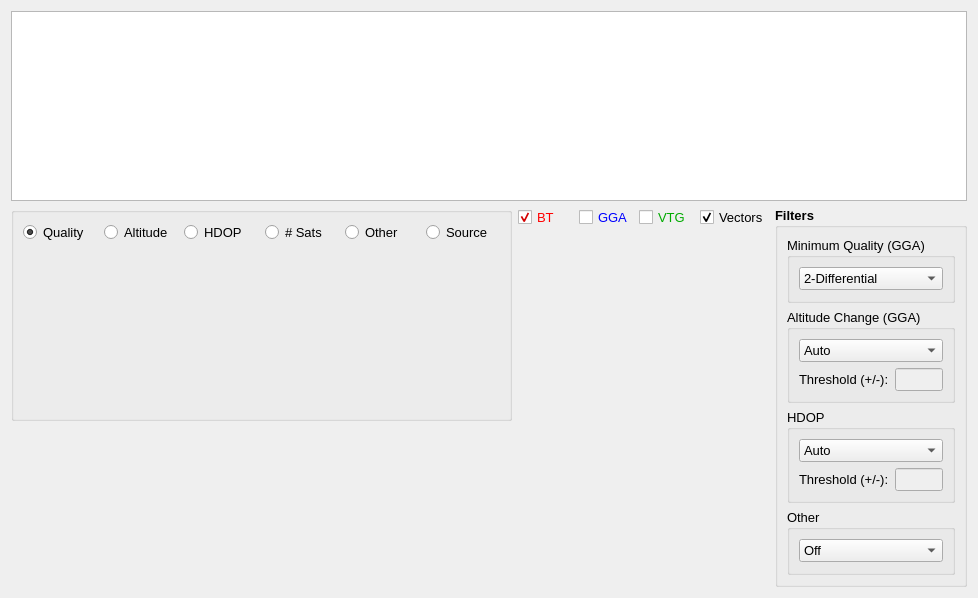
          <widget class="QWidget" name="tab_gps_2_data">
           <attribute name="title">
            <string>Data</string>
           </attribute>
           <layout class="QGridLayout" name="gridLayout_25">
            <item row="0" column="0">
             <layout class="QVBoxLayout" name="verticalLayout_34" stretch="2,4">
              <item>
               <widget class="QTableWidget" name="table_gps">
                <property name="font">
                 <font>
                  <pointsize>10</pointsize>
                 </font>
                </property>
               </widget>
              </item>
              <item>
               <layout class="QHBoxLayout" name="horizontalLayout_27" stretch="6,3,1">
                <item>
                 <layout class="QVBoxLayout" name="verticalLayout_35" stretch="4,3">
                  <item>
                   <widget class="QGroupBox" name="gb_gps_radio">
                    <property name="title">
                     <string/>
                    </property>
                    <layout class="QVBoxLayout" name="verticalLayout_36" stretch="1,4">
                     <item>
                      <layout class="QHBoxLayout" name="horizontalLayout_28">
                       <item>
                        <widget class="QRadioButton" name="rb_gps_quality">
                         <property name="font">
                          <font>
                           <pointsize>10</pointsize>
                          </font>
                         </property>
                         <property name="text">
                          <string>Quality</string>
                         </property>
                         <property name="checked">
                          <bool>true</bool>
                         </property>
                        </widget>
                       </item>
                       <item>
                        <widget class="QRadioButton" name="rb_gps_altitude">
                         <property name="font">
                          <font>
                           <pointsize>10</pointsize>
                          </font>
                         </property>
                         <property name="text">
                          <string>Altitude</string>
                         </property>
                        </widget>
                       </item>
                       <item>
                        <widget class="QRadioButton" name="rb_gps_hdop">
                         <property name="font">
                          <font>
                           <pointsize>10</pointsize>
                          </font>
                         </property>
                         <property name="text">
                          <string>HDOP</string>
                         </property>
                        </widget>
                       </item>
                       <item>
                        <widget class="QRadioButton" name="rb_gps_sats">
                         <property name="font">
                          <font>
                           <pointsize>10</pointsize>
                          </font>
                         </property>
                         <property name="text">
                          <string># Sats</string>
                         </property>
                        </widget>
                       </item>
                       <item>
                        <widget class="QRadioButton" name="rb_gps_other">
                         <property name="font">
                          <font>
                           <pointsize>10</pointsize>
                          </font>
                         </property>
                         <property name="text">
                          <string>Other</string>
                         </property>
                        </widget>
                       </item>
                       <item>
                        <widget class="QRadioButton" name="rb_gps_source">
                         <property name="font">
                          <font>
                           <pointsize>10</pointsize>
                          </font>
                         </property>
                         <property name="text">
                          <string>Source</string>
                         </property>
                        </widget>
                       </item>
                      </layout>
                     </item>
                     <item>
                      <widget class="QWidget" name="graph_gps_top" native="true"/>
                     </item>
                    </layout>
                   </widget>
                  </item>
                  <item>
                   <widget class="QWidget" name="graph_gps_bottom" native="true"/>
                  </item>
                 </layout>
                </item>
                <item>
                 <layout class="QVBoxLayout" name="verticalLayout_37" stretch="1,8">
                  <item>
                   <layout class="QHBoxLayout" name="horizontalLayout_35">
                    <item>
                     <widget class="QCheckBox" name="cb_gps_bt">
                      <property name="palette">
                       <palette>
                        <active>
                         <colorrole role="WindowText">
                          <brush brushstyle="SolidPattern">
                           <color alpha="255">
                            <red>255</red>
                            <green>0</green>
                            <blue>0</blue>
                           </color>
                          </brush>
                         </colorrole>
                         <colorrole role="Text">
                          <brush brushstyle="SolidPattern">
                           <color alpha="255">
                            <red>255</red>
                            <green>0</green>
                            <blue>0</blue>
                           </color>
                          </brush>
                         </colorrole>
                         <colorrole role="PlaceholderText">
                          <brush brushstyle="SolidPattern">
                           <color alpha="128">
                            <red>255</red>
                            <green>0</green>
                            <blue>0</blue>
                           </color>
                          </brush>
                         </colorrole>
                        </active>
                        <inactive>
                         <colorrole role="WindowText">
                          <brush brushstyle="SolidPattern">
                           <color alpha="255">
                            <red>255</red>
                            <green>0</green>
                            <blue>0</blue>
                           </color>
                          </brush>
                         </colorrole>
                         <colorrole role="Text">
                          <brush brushstyle="SolidPattern">
                           <color alpha="255">
                            <red>255</red>
                            <green>0</green>
                            <blue>0</blue>
                           </color>
                          </brush>
                         </colorrole>
                         <colorrole role="PlaceholderText">
                          <brush brushstyle="SolidPattern">
                           <color alpha="128">
                            <red>255</red>
                            <green>0</green>
                            <blue>0</blue>
                           </color>
                          </brush>
                         </colorrole>
                        </inactive>
                        <disabled>
                         <colorrole role="WindowText">
                          <brush brushstyle="SolidPattern">
                           <color alpha="255">
                            <red>120</red>
                            <green>120</green>
                            <blue>120</blue>
                           </color>
                          </brush>
                         </colorrole>
                         <colorrole role="Text">
                          <brush brushstyle="SolidPattern">
                           <color alpha="255">
                            <red>120</red>
                            <green>120</green>
                            <blue>120</blue>
                           </color>
                          </brush>
                         </colorrole>
                         <colorrole role="PlaceholderText">
                          <brush brushstyle="SolidPattern">
                           <color alpha="128">
                            <red>0</red>
                            <green>0</green>
                            <blue>0</blue>
                           </color>
                          </brush>
                         </colorrole>
                        </disabled>
                       </palette>
                      </property>
                      <property name="font">
                       <font>
                        <pointsize>10</pointsize>
                       </font>
                      </property>
                      <property name="text">
                       <string>BT</string>
                      </property>
                      <property name="checked">
                       <bool>true</bool>
                      </property>
                     </widget>
                    </item>
                    <item>
                     <widget class="QCheckBox" name="cb_gps_gga">
                      <property name="palette">
                       <palette>
                        <active>
                         <colorrole role="WindowText">
                          <brush brushstyle="SolidPattern">
                           <color alpha="255">
                            <red>0</red>
                            <green>0</green>
                            <blue>255</blue>
                           </color>
                          </brush>
                         </colorrole>
                        </active>
                        <inactive>
                         <colorrole role="WindowText">
                          <brush brushstyle="SolidPattern">
                           <color alpha="255">
                            <red>0</red>
                            <green>0</green>
                            <blue>255</blue>
                           </color>
                          </brush>
                         </colorrole>
                        </inactive>
                        <disabled>
                         <colorrole role="WindowText">
                          <brush brushstyle="SolidPattern">
                           <color alpha="255">
                            <red>120</red>
                            <green>120</green>
                            <blue>120</blue>
                           </color>
                          </brush>
                         </colorrole>
                        </disabled>
                       </palette>
                      </property>
                      <property name="font">
                       <font>
                        <pointsize>10</pointsize>
                       </font>
                      </property>
                      <property name="text">
                       <string>GGA</string>
                      </property>
                     </widget>
                    </item>
                    <item>
                     <widget class="QCheckBox" name="cb_gps_vtg">
                      <property name="palette">
                       <palette>
                        <active>
                         <colorrole role="WindowText">
                          <brush brushstyle="SolidPattern">
                           <color alpha="255">
                            <red>0</red>
                            <green>170</green>
                            <blue>0</blue>
                           </color>
                          </brush>
                         </colorrole>
                        </active>
                        <inactive>
                         <colorrole role="WindowText">
                          <brush brushstyle="SolidPattern">
                           <color alpha="255">
                            <red>0</red>
                            <green>170</green>
                            <blue>0</blue>
                           </color>
                          </brush>
                         </colorrole>
                        </inactive>
                        <disabled>
                         <colorrole role="WindowText">
                          <brush brushstyle="SolidPattern">
                           <color alpha="255">
                            <red>120</red>
                            <green>120</green>
                            <blue>120</blue>
                           </color>
                          </brush>
                         </colorrole>
                        </disabled>
                       </palette>
                      </property>
                      <property name="font">
                       <font>
                        <pointsize>10</pointsize>
                       </font>
                      </property>
                      <property name="text">
                       <string>VTG</string>
                      </property>
                     </widget>
                    </item>
                    <item>
                     <widget class="QCheckBox" name="cb_gps_vectors">
                      <property name="font">
                       <font>
                        <pointsize>10</pointsize>
                       </font>
                      </property>
                      <property name="text">
                       <string>Vectors</string>
                      </property>
                      <property name="checked">
                       <bool>true</bool>
                      </property>
                     </widget>
                    </item>
                   </layout>
                  </item>
                  <item>
                   <widget class="QWidget" name="graph_gps_st" native="true"/>
                  </item>
                 </layout>
                </item>
                <item>
                 <widget class="QGroupBox" name="gb_gps_filters">
                  <property name="font">
                   <font>
                    <pointsize>10</pointsize>
                    <weight>75</weight>
                    <bold>true</bold>
                   </font>
                  </property>
                  <property name="title">
                   <string>Filters</string>
                  </property>
                  <layout class="QVBoxLayout" name="verticalLayout_38" stretch="0,0,0,0">
                   <item>
                    <widget class="QGroupBox" name="gb_gps_qual">
                     <property name="font">
                      <font>
                       <pointsize>10</pointsize>
                       <weight>50</weight>
                       <bold>false</bold>
                      </font>
                     </property>
                     <property name="title">
                      <string>Minimum Quality (GGA)</string>
                     </property>
                     <layout class="QVBoxLayout" name="verticalLayout_39">
                      <item>
                       <widget class="QComboBox" name="combo_gps_qual">
                        <property name="font">
                         <font>
                          <pointsize>10</pointsize>
                         </font>
                        </property>
                        <property name="currentIndex">
                         <number>1</number>
                        </property>
                        <item>
                         <property name="text">
                          <string>1-Autonomous</string>
                         </property>
                        </item>
                        <item>
                         <property name="text">
                          <string>2-Differential</string>
                         </property>
                        </item>
                        <item>
                         <property name="text">
                          <string>4+-RTK</string>
                         </property>
                        </item>
                       </widget>
                      </item>
                     </layout>
                    </widget>
                   </item>
                   <item>
                    <widget class="QGroupBox" name="gb_gps_altitude">
                     <property name="font">
                      <font>
                       <pointsize>10</pointsize>
                       <weight>50</weight>
                       <bold>false</bold>
                      </font>
                     </property>
                     <property name="title">
                      <string>Altitude Change (GGA)</string>
                     </property>
                     <layout class="QVBoxLayout" name="verticalLayout_40">
                      <item>
                       <widget class="QComboBox" name="combo_gps_altitude">
                        <property name="font">
                         <font>
                          <pointsize>10</pointsize>
                         </font>
                        </property>
                        <item>
                         <property name="text">
                          <string>Auto</string>
                         </property>
                        </item>
                        <item>
                         <property name="text">
                          <string>Manual</string>
                         </property>
                        </item>
                        <item>
                         <property name="text">
                          <string>Off</string>
                         </property>
                        </item>
                       </widget>
                      </item>
                      <item>
                       <layout class="QHBoxLayout" name="horizontalLayout_36" stretch="2,0">
                        <item>
                         <widget class="QLabel" name="txt_gps_altitude">
                          <property name="maximumSize">
                           <size>
                            <width>16777215</width>
                            <height>20</height>
                           </size>
                          </property>
                          <property name="font">
                           <font>
                            <pointsize>10</pointsize>
                            <weight>50</weight>
                            <bold>false</bold>
                           </font>
                          </property>
                          <property name="text">
                           <string>Threshold (+/-):</string>
                          </property>
                          <property name="alignment">
                           <set>Qt::AlignLeading|Qt::AlignLeft|Qt::AlignVCenter</set>
                          </property>
                         </widget>
                        </item>
                        <item>
                         <widget class="QLineEdit" name="ed_gps_altitude_threshold">
                          <property name="enabled">
                           <bool>false</bool>
                          </property>
                         </widget>
                        </item>
                       </layout>
                      </item>
                     </layout>
                    </widget>
                   </item>
                   <item>
                    <widget class="QGroupBox" name="gb_gps_hdop">
                     <property name="font">
                      <font>
                       <pointsize>10</pointsize>
                       <weight>50</weight>
                       <bold>false</bold>
                      </font>
                     </property>
                     <property name="title">
                      <string>HDOP</string>
                     </property>
                     <layout class="QVBoxLayout" name="verticalLayout_41">
                      <item>
                       <widget class="QComboBox" name="combo_gps_hdop">
                        <property name="font">
                         <font>
                          <pointsize>10</pointsize>
                         </font>
                        </property>
                        <item>
                         <property name="text">
                          <string>Auto</string>
                         </property>
                        </item>
                        <item>
                         <property name="text">
                          <string>Manual</string>
                         </property>
                        </item>
                        <item>
                         <property name="text">
                          <string>Off</string>
                         </property>
                        </item>
                       </widget>
                      </item>
                      <item>
                       <layout class="QHBoxLayout" name="horizontalLayout_37" stretch="2,0">
                        <item>
                         <widget class="QLabel" name="txt_gps_hdop">
                          <property name="maximumSize">
                           <size>
                            <width>16777215</width>
                            <height>20</height>
                           </size>
                          </property>
                          <property name="font">
                           <font>
                            <pointsize>10</pointsize>
                            <weight>50</weight>
                            <bold>false</bold>
                           </font>
                          </property>
                          <property name="text">
                           <string>Threshold (+/-):</string>
                          </property>
                          <property name="alignment">
                           <set>Qt::AlignLeading|Qt::AlignLeft|Qt::AlignVCenter</set>
                          </property>
                         </widget>
                        </item>
                        <item>
                         <widget class="QLineEdit" name="ed_gps_hdop_threshold">
                          <property name="enabled">
                           <bool>false</bool>
                          </property>
                         </widget>
                        </item>
                       </layout>
                      </item>
                     </layout>
                    </widget>
                   </item>
                   <item>
                    <widget class="QGroupBox" name="gb_gps_other">
                     <property name="font">
                      <font>
                       <pointsize>10</pointsize>
                       <weight>50</weight>
                       <bold>false</bold>
                      </font>
                     </property>
                     <property name="title">
                      <string>Other</string>
                     </property>
                     <layout class="QVBoxLayout" name="verticalLayout_42">
                      <item>
                       <widget class="QComboBox" name="combo_gps_other">
                        <property name="font">
                         <font>
                          <pointsize>10</pointsize>
                         </font>
                        </property>
                        <item>
                         <property name="text">
                          <string>Off</string>
                         </property>
                        </item>
                        <item>
                         <property name="text">
                          <string>Smooth</string>
                         </property>
                        </item>
                       </widget>
                      </item>
                     </layout>
                    </widget>
                   </item>
                  </layout>
                 </widget>
                </item>
               </layout>
              </item>
             </layout>
            </item>
           </layout>
          </widget>
